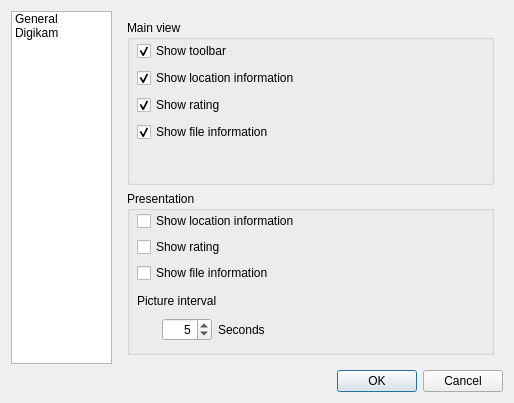
<?xml version="1.0" encoding="UTF-8"?>
<ui version="4.0">
 <class>SettingsDialog</class>
 <widget class="QDialog" name="SettingsDialog">
  <property name="geometry">
   <rect>
    <x>0</x>
    <y>0</y>
    <width>514</width>
    <height>403</height>
   </rect>
  </property>
  <property name="minimumSize">
   <size>
    <width>514</width>
    <height>403</height>
   </size>
  </property>
  <property name="windowTitle">
   <string>Dialog</string>
  </property>
  <layout class="QGridLayout" name="gridLayout">
   <item row="0" column="0">
    <widget class="QListWidget" name="lstIcons">
     <property name="minimumSize">
      <size>
       <width>101</width>
       <height>0</height>
      </size>
     </property>
     <property name="maximumSize">
      <size>
       <width>101</width>
       <height>16777215</height>
      </size>
     </property>
     <property name="spacing">
      <number>5</number>
     </property>
     <property name="viewMode">
      <enum>QListView::ListMode</enum>
     </property>
     <item>
      <property name="text">
       <string>General</string>
      </property>
      <property name="textAlignment">
       <set>AlignLeft|AlignVCenter</set>
      </property>
      <property name="icon">
       <iconset resource="PhotoViewer.qrc">
        <normaloff>:/images/images/settings-general.png</normaloff>:/images/images/settings-general.png</iconset>
      </property>
     </item>
     <item>
      <property name="text">
       <string>Digikam</string>
      </property>
      <property name="icon">
       <iconset resource="PhotoViewer.qrc">
        <normaloff>:/images/images/digikam-logo.png</normaloff>:/images/images/digikam-logo.png</iconset>
      </property>
     </item>
    </widget>
   </item>
   <item row="0" column="1">
    <widget class="QStackedWidget" name="swPages">
     <property name="currentIndex">
      <number>0</number>
     </property>
     <widget class="QWidget" name="pGeneral">
      <layout class="QGridLayout" name="gridLayout_2">
       <item row="1" column="0">
        <widget class="QGroupBox" name="gbPresentation">
         <property name="title">
          <string>Presentation</string>
         </property>
         <widget class="QWidget" name="layoutWidget">
          <property name="geometry">
           <rect>
            <x>10</x>
            <y>20</y>
            <width>351</width>
            <height>130</height>
           </rect>
          </property>
          <layout class="QVBoxLayout" name="vlPresentation">
           <item>
            <widget class="QCheckBox" name="cbPShowLocation">
             <property name="minimumSize">
              <size>
               <width>99</width>
               <height>0</height>
              </size>
             </property>
             <property name="text">
              <string>Show location information</string>
             </property>
             <property name="checked">
              <bool>false</bool>
             </property>
            </widget>
           </item>
           <item>
            <widget class="QCheckBox" name="cbPShowRating">
             <property name="text">
              <string>Show rating</string>
             </property>
             <property name="checked">
              <bool>false</bool>
             </property>
            </widget>
           </item>
           <item>
            <widget class="QCheckBox" name="cbPShowFileInfo">
             <property name="text">
              <string>Show file information</string>
             </property>
             <property name="checked">
              <bool>false</bool>
             </property>
            </widget>
           </item>
           <item>
            <widget class="QLabel" name="lPPictureInterval">
             <property name="text">
              <string>Picture interval</string>
             </property>
            </widget>
           </item>
           <item>
            <layout class="QHBoxLayout" name="hlPictureInterval">
             <property name="leftMargin">
              <number>25</number>
             </property>
             <item>
              <widget class="QSpinBox" name="sbPPictureInterval">
               <property name="maximumSize">
                <size>
                 <width>50</width>
                 <height>16777215</height>
                </size>
               </property>
               <property name="alignment">
                <set>Qt::AlignRight|Qt::AlignTrailing|Qt::AlignVCenter</set>
               </property>
               <property name="value">
                <number>5</number>
               </property>
              </widget>
             </item>
             <item>
              <widget class="QLabel" name="lPSeconds">
               <property name="text">
                <string>Seconds</string>
               </property>
              </widget>
             </item>
            </layout>
           </item>
          </layout>
         </widget>
        </widget>
       </item>
       <item row="0" column="0">
        <widget class="QGroupBox" name="gbMainView">
         <property name="title">
          <string>Main view</string>
         </property>
         <widget class="QWidget" name="layoutWidget">
          <property name="geometry">
           <rect>
            <x>10</x>
            <y>20</y>
            <width>351</width>
            <height>104</height>
           </rect>
          </property>
          <layout class="QVBoxLayout" name="vlMainView">
           <item>
            <widget class="QCheckBox" name="cbMVShowToolbar">
             <property name="text">
              <string>Show toolbar</string>
             </property>
             <property name="checked">
              <bool>true</bool>
             </property>
            </widget>
           </item>
           <item>
            <widget class="QCheckBox" name="cbMVShowLocation">
             <property name="minimumSize">
              <size>
               <width>99</width>
               <height>0</height>
              </size>
             </property>
             <property name="text">
              <string>Show location information</string>
             </property>
             <property name="checked">
              <bool>true</bool>
             </property>
            </widget>
           </item>
           <item>
            <widget class="QCheckBox" name="cbMVShowRating">
             <property name="text">
              <string>Show rating</string>
             </property>
             <property name="checked">
              <bool>true</bool>
             </property>
            </widget>
           </item>
           <item>
            <widget class="QCheckBox" name="cbMVShowFileInfo">
             <property name="text">
              <string>Show file information</string>
             </property>
             <property name="checked">
              <bool>true</bool>
             </property>
            </widget>
           </item>
          </layout>
         </widget>
        </widget>
       </item>
      </layout>
     </widget>
     <widget class="QWidget" name="pDigikam">
      <layout class="QGridLayout" name="gridLayout_3">
       <item row="0" column="0">
        <widget class="QGroupBox" name="gbDigikam">
         <property name="title">
          <string>Digikam configuration</string>
         </property>
         <property name="alignment">
          <set>Qt::AlignLeading|Qt::AlignLeft|Qt::AlignTop</set>
         </property>
         <property name="flat">
          <bool>false</bool>
         </property>
         <layout class="QFormLayout" name="formLayout">
          <property name="fieldGrowthPolicy">
           <enum>QFormLayout::AllNonFixedFieldsGrow</enum>
          </property>
          <item row="0" column="0" colspan="2">
           <layout class="QVBoxLayout" name="vlDigikam">
            <item>
             <widget class="QCheckBox" name="cbDIntegrateDigikam">
              <property name="toolTip">
               <string>&lt;html&gt;&lt;head/&gt;&lt;body&gt;&lt;p&gt;Read and write digikam metadata for files that not support integrated information&lt;/p&gt;&lt;/body&gt;&lt;/html&gt;</string>
              </property>
              <property name="text">
               <string>Integrate with Digikam</string>
              </property>
             </widget>
            </item>
            <item>
             <widget class="QLabel" name="lDDatabaseFile">
              <property name="text">
               <string>Digikam database file</string>
              </property>
             </widget>
            </item>
            <item>
             <layout class="QHBoxLayout" name="hlDDatabaseFile">
              <property name="leftMargin">
               <number>25</number>
              </property>
              <item>
               <widget class="QLineEdit" name="leDDatabaseFile"/>
              </item>
              <item>
               <widget class="QPushButton" name="pbDSelectDatabaseFile">
                <property name="text">
                 <string/>
                </property>
                <property name="icon">
                 <iconset>
                  <normalon>:/images/images/folder-open.png</normalon>
                 </iconset>
                </property>
                <property name="iconSize">
                 <size>
                  <width>16</width>
                  <height>16</height>
                 </size>
                </property>
                <property name="flat">
                 <bool>false</bool>
                </property>
               </widget>
              </item>
             </layout>
            </item>
           </layout>
          </item>
         </layout>
         <zorder></zorder>
        </widget>
       </item>
      </layout>
     </widget>
    </widget>
   </item>
   <item row="1" column="1">
    <widget class="QDialogButtonBox" name="buttonBox">
     <property name="orientation">
      <enum>Qt::Horizontal</enum>
     </property>
     <property name="standardButtons">
      <set>QDialogButtonBox::Cancel|QDialogButtonBox::Ok</set>
     </property>
    </widget>
   </item>
  </layout>
 </widget>
 <resources>
  <include location="PhotoViewer.qrc"/>
 </resources>
 <connections>
  <connection>
   <sender>buttonBox</sender>
   <signal>accepted()</signal>
   <receiver>SettingsDialog</receiver>
   <slot>accept()</slot>
   <hints>
    <hint type="sourcelabel">
     <x>248</x>
     <y>254</y>
    </hint>
    <hint type="destinationlabel">
     <x>157</x>
     <y>274</y>
    </hint>
   </hints>
  </connection>
  <connection>
   <sender>buttonBox</sender>
   <signal>rejected()</signal>
   <receiver>SettingsDialog</receiver>
   <slot>reject()</slot>
   <hints>
    <hint type="sourcelabel">
     <x>316</x>
     <y>260</y>
    </hint>
    <hint type="destinationlabel">
     <x>286</x>
     <y>274</y>
    </hint>
   </hints>
  </connection>
 </connections>
</ui>
